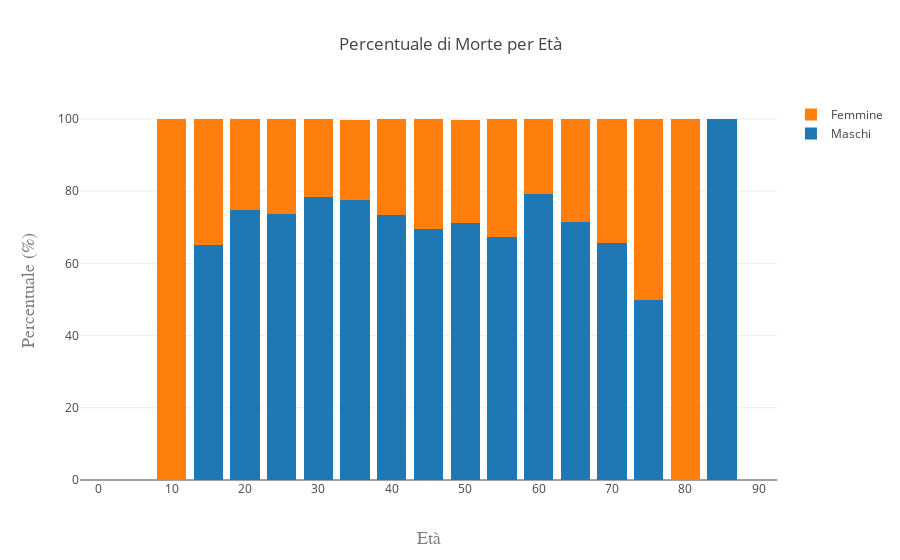

The code cell stored with this chart in its notebook:
### Markdown cell above
### In Base al Sesso ed Età

?? Commenti

### Code cell
dfNew = df.dropna(subset=['Age'])
maskM = df.dropna(subset=['Age'])['Sex'] == "Male"
maskF = df.dropna(subset=['Age'])['Sex'] == "Female"

dfMaschi = dfNew['Age'][maskM]
dfFemmine = dfNew['Age'][maskF]

value = []
valueM = []
valueF = []
for i in range(1,20):
    value.append(0)
    valueM.append(0)
    valueF.append(0)


for i in range(len(dfNew)):
    index = dfNew['Age'].values[i]
    index = index/5;
    value[int(index)] +=1
for i in range(len(dfMaschi)):
    index = dfMaschi.values[i]
    index = index/5;
    valueM[int(index)] +=1
for i in range(len(dfFemmine)):
    index = dfFemmine.values[i]
    index = index/5;
    valueF[int(index)] +=1

T = np.array(value)
M =np.array(valueM)
F = np.array(valueF)
R = np.array(range(20))


VM = (M/T)*100
VF = (F/T)*100
VM[np.isnan(VM)] = 0
VF[np.isnan(VF)] = 0

trace0 = go.Bar(
    y=VM,
    x=R*5,
    name = 'Maschi',
    orientation='v',
)
trace1 = go.Bar(
    y=VF,
    x=R*5,
    name = 'Femmine',
    orientation='v',
    
)

data = [trace0, trace1]
layout = go.Layout(
    title='Percentuale di Morte per Età',
    xaxis=dict(
        title='Età',
        titlefont=dict(
            family='Courier New, monospace',
            size=18,
            color='#7f7f7f'
        )
    ),
    yaxis=dict(
        title='Percentuale (%)',
        titlefont=dict(
            family='Courier New, monospace',
            size=18,
            color='#7f7f7f'
        )
    ),
    barmode='stack',
)
fig = go.Figure(data=data, layout=layout)
py.iplot(fig, filename='stacked-bar')

### Figure 1 — Plotly figure (JSON) as saved in the notebook; plotly's stock layout.template omitted (floating-point values rounded to 4 significant figures)
{"data": [{"name": "Maschi", "orientation": "v", "type": "bar", "uid": "3b4f08c2-0785-11e9-900c-309c2316f643", "x": [0, 5, 10, 15, 20, 25, 30, 35, 40, 45, 50, 55, 60, 65, 70, 75, 80, 85, 90, 95], "y": [0, 0, 0, 65.12, 74.66, 73.69, 78.52, 77.62, 73.43, 69.58, 71.19, 67.38, 79.1, 71.43, 65.52, 50, 0, 100, 0]}, {"name": "Femmine", "orientation": "v", "type": "bar", "uid": "3b4f08c3-0785-11e9-9593-309c2316f643", "x": [0, 5, 10, 15, 20, 25, 30, 35, 40, 45, 50, 55, 60, 65, 70, 75, 80, 85, 90, 95], "y": [0, 0, 100, 34.88, 25.34, 26.31, 21.48, 22.18, 26.57, 30.42, 28.62, 32.62, 20.9, 28.57, 34.48, 50, 100, 0, 0]}], "layout": {"barmode": "stack", "title": "Percentuale di Morte per Età", "xaxis": {"title": "Età", "titlefont": {"color": "#7f7f7f", "family": "Courier New, monospace", "size": 18}}, "yaxis": {"title": "Percentuale (%)", "titlefont": {"color": "#7f7f7f", "family": "Courier New, monospace", "size": 18}}}}
